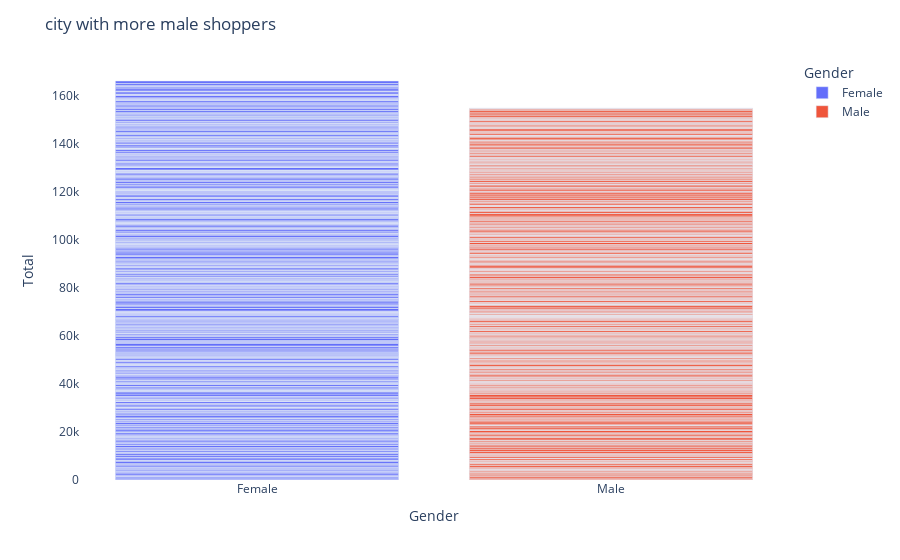

This figure's notebook cell:
### Code cell
fig = px.bar(sales, x = 'Gender', y = 'Total',
                     hover_name = 'Gender',color = 'Gender')

fig.update_layout({
'plot_bgcolor': 'rgba(0, 0, 0, 0)',
'paper_bgcolor': 'rgba(0, 0, 0, 0)',
'title': 'city with more male shoppers'})

fig.show()

### Figure 1 — Plotly figure (JSON) as saved in the notebook; plotly's stock layout.template omitted (floating-point values rounded to 4 significant figures; data arrays with more than 128 entries replaced by an {"elided": "..."} marker saying what was removed)
{"data": [{"alignmentgroup": "True", "hovertemplate": "<b>%{hovertext}</b><br><br>Gender=%{x}<br>Total=%{y}<extra></extra>", "hovertext": {"elided": "497 str values"}, "legendgroup": "Female", "marker": {"color": "#636efa", "pattern": {"shape": ""}}, "name": "Female", "offsetgroup": "Female", "orientation": "v", "showlegend": true, "textposition": "auto", "type": "bar", "x": {"elided": "497 str values"}, "xaxis": "x", "y": {"elided": "497 float values"}, "yaxis": "y"}, {"alignmentgroup": "True", "hovertemplate": "<b>%{hovertext}</b><br><br>Gender=%{x}<br>Total=%{y}<extra></extra>", "hovertext": {"elided": "497 str values"}, "legendgroup": "Male", "marker": {"color": "#EF553B", "pattern": {"shape": ""}}, "name": "Male", "offsetgroup": "Male", "orientation": "v", "showlegend": true, "textposition": "auto", "type": "bar", "x": {"elided": "497 str values"}, "xaxis": "x", "y": {"elided": "497 float values"}, "yaxis": "y"}], "layout": {"barmode": "relative", "legend": {"title": {"text": "Gender"}, "tracegroupgap": 0}, "margin": {"t": 60}, "paper_bgcolor": "rgba(0, 0, 0, 0)", "plot_bgcolor": "rgba(0, 0, 0, 0)", "title": {"text": "city with more male shoppers"}, "xaxis": {"anchor": "y", "categoryarray": ["Female", "Male"], "categoryorder": "array", "domain": [0, 1], "title": {"text": "Gender"}}, "yaxis": {"anchor": "x", "domain": [0, 1], "title": {"text": "Total"}}}}
